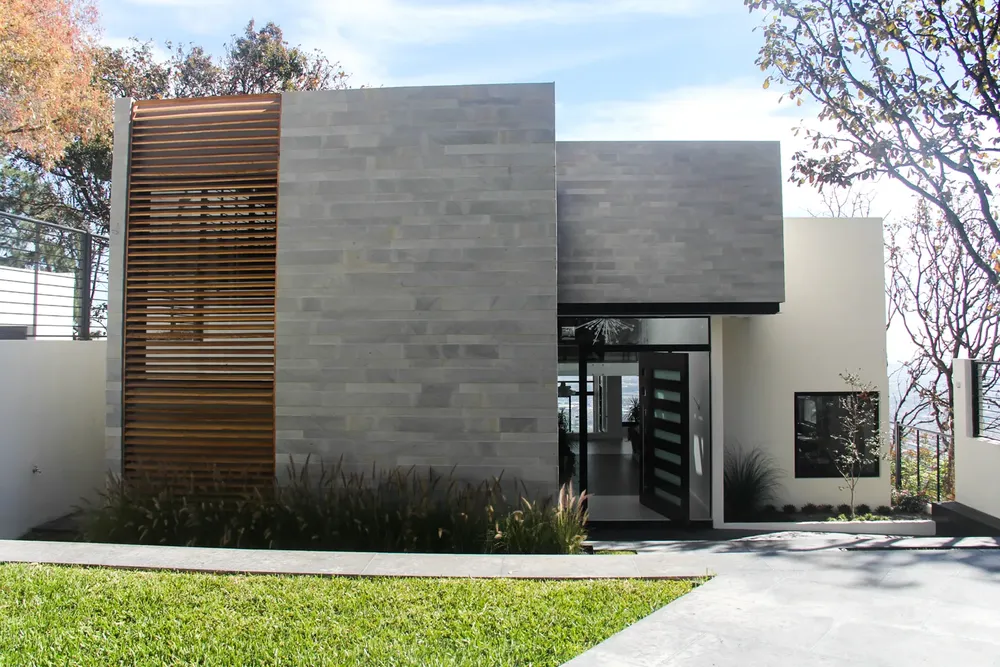
#> input picture Fachada01.webp, 1000 x 667 px, shrunk from 1500 x 1000 before the run
$ python SIFT.py
#> lines starting #> are read from the running program, lines starting #| are printed output that depends on the picture; after the words box and inside, x2 and y2 are one past the last pixel; in counts of white or black regions, pixels touching at a corner belong together
import cv2
import numpy

PATH = "Fachada01.webp"

im1 = cv2.imread(PATH,1)
#> im1 is the input picture: shape (667, 1000, 3); mean B, G, R 133.1, 142.7, 140.9
img2 = cv2.cvtColor(im1, cv2.COLOR_BGR2GRAY)
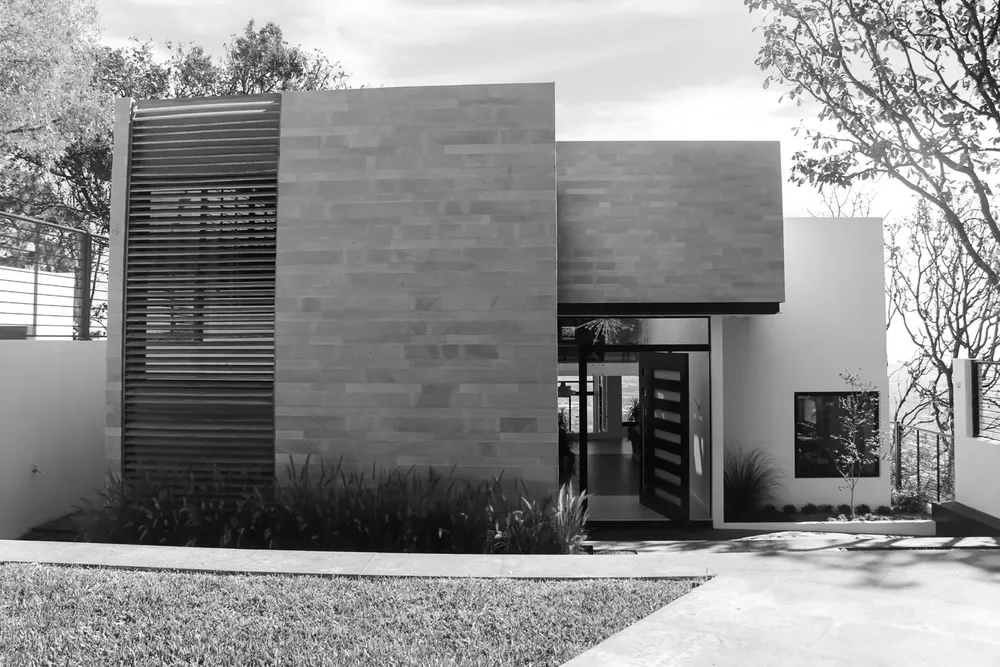
#> img2: shape (667, 1000); min 0, max 255, mean 141


sift = cv2.SIFT_create(
    nfeatures=150,
    nOctaveLayers=3,
    contrastThreshold=0.05,
    sigma=1.5
)

keypoints, descriptors = sift.detectAndCompute(img2, None)
#> keypoints = 150 keypoints; strongest (x, y, size): (995, 21, 1.7), (969, 67, 1.7), (980, 55, 2.1), (81, 194, 2.5)

for kp in keypoints:
    x = int(kp.pt[0])
    y = int(kp.pt[1])

    # desenha circulo preenchido vermelho (BGR = (0,0,255))
    cv2.circle(im1, (x, y), radius=2, color=(0, 0, 255), thickness=1)
#> this loop made 150 passes
#> (kp, x, y) on passes 1 to 12: (keypoint at (901.7, 402.1), size 2.5, 901, 402), (keypoint at (901.7, 402.1), size 2.5, 901, 402), (keypoint at (922.2, 346.1), size 2.6, 922, 346), (keypoint at (985, 44), size 1.8, 984, 44), (keypoint at (997.1, 374.9), size 1.9, 997, 374), (keypoint at (969.7, 58.5), size 7.1, 969, 58), (keypoint at (937.4, 317.8), size 2.4, 937, 317), (keypoint at (969.7, 58.5), size 7.1, 969, 58), (keypoint at (134.3, 55.3), size 1.8, 134, 55), (keypoint at (964.4, 23.4), size 2.1, 964, 23), (keypoint at (966.6, 34.9), size 2.1, 966, 34), (keypoint at (922.9, 53.5), size 2.6, 922, 53)
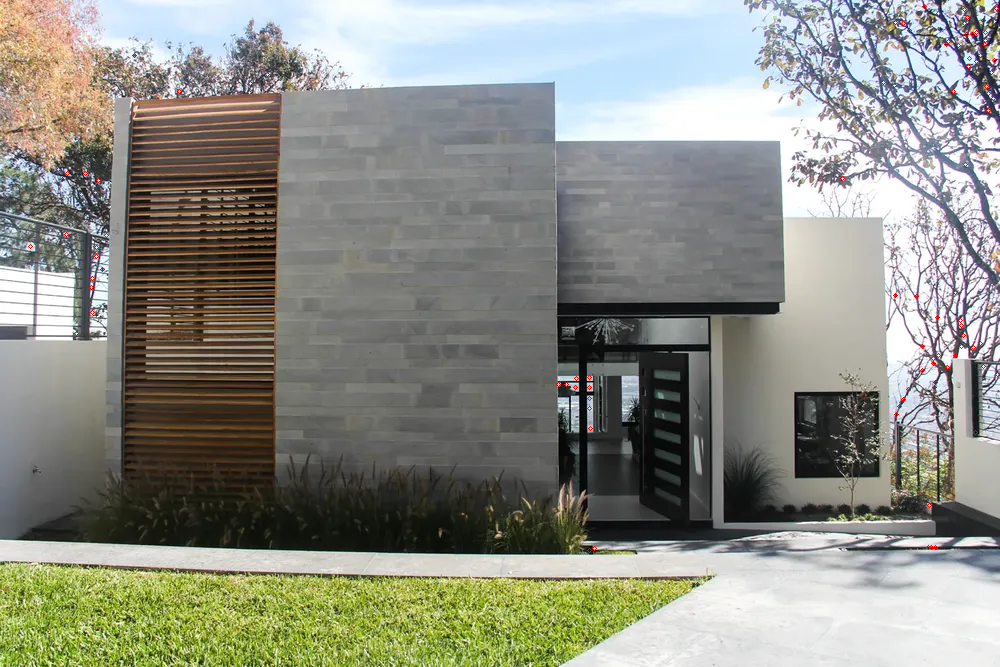
#> im1: shape (667, 1000, 3); 0.13% of pixels changed, all inside (x1, y1, x2, y2) = (28, 4, 1000, 636)

cv2.namedWindow("Original",2)
cv2.imshow("Original",im1)

cv2.namedWindow("Pontos Principais",2)
cv2.imshow("Pontos Principais",im1)

cv2.waitKey(0)
cv2.destroyAllWindows()
